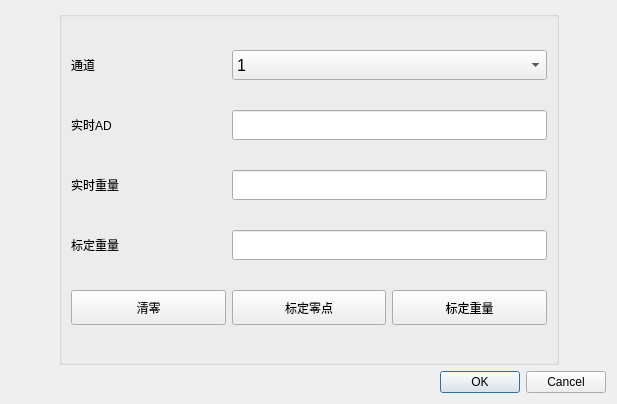
<?xml version="1.0" encoding="UTF-8"?>
<ui version="4.0">
 <class>DialogCalib</class>
 <widget class="QDialog" name="DialogCalib">
  <property name="geometry">
   <rect>
    <x>0</x>
    <y>0</y>
    <width>617</width>
    <height>404</height>
   </rect>
  </property>
  <property name="windowTitle">
   <string>Dialog</string>
  </property>
  <layout class="QVBoxLayout" name="verticalLayout">
   <item>
    <layout class="QHBoxLayout" name="horizontalLayout_4">
     <item>
      <spacer name="horizontalSpacer_4">
       <property name="orientation">
        <enum>Qt::Horizontal</enum>
       </property>
       <property name="sizeHint" stdset="0">
        <size>
         <width>40</width>
         <height>20</height>
        </size>
       </property>
      </spacer>
     </item>
     <item>
      <widget class="QGroupBox" name="groupBox_9">
       <property name="minimumSize">
        <size>
         <width>500</width>
         <height>0</height>
        </size>
       </property>
       <property name="title">
        <string/>
       </property>
       <layout class="QGridLayout" name="gridLayout_5">
        <item row="0" column="0">
         <widget class="QLabel" name="label_3">
          <property name="text">
           <string>通道</string>
          </property>
         </widget>
        </item>
        <item row="0" column="1" colspan="2">
         <widget class="QComboBox" name="cbxChan">
          <property name="minimumSize">
           <size>
            <width>0</width>
            <height>30</height>
           </size>
          </property>
          <property name="font">
           <font>
            <family>Arial</family>
            <pointsize>12</pointsize>
           </font>
          </property>
          <item>
           <property name="text">
            <string>1</string>
           </property>
          </item>
          <item>
           <property name="text">
            <string>2</string>
           </property>
          </item>
          <item>
           <property name="text">
            <string>3</string>
           </property>
          </item>
          <item>
           <property name="text">
            <string>4</string>
           </property>
          </item>
          <item>
           <property name="text">
            <string>5</string>
           </property>
          </item>
          <item>
           <property name="text">
            <string>6</string>
           </property>
          </item>
          <item>
           <property name="text">
            <string>7</string>
           </property>
          </item>
          <item>
           <property name="text">
            <string>8</string>
           </property>
          </item>
         </widget>
        </item>
        <item row="1" column="0">
         <widget class="QLabel" name="label_5">
          <property name="text">
           <string>实时AD</string>
          </property>
         </widget>
        </item>
        <item row="1" column="1" colspan="2">
         <widget class="QLineEdit" name="edtRtAd">
          <property name="minimumSize">
           <size>
            <width>0</width>
            <height>30</height>
           </size>
          </property>
          <property name="font">
           <font>
            <family>Arial</family>
            <pointsize>12</pointsize>
           </font>
          </property>
         </widget>
        </item>
        <item row="2" column="0">
         <widget class="QLabel" name="label_6">
          <property name="text">
           <string>实时重量</string>
          </property>
         </widget>
        </item>
        <item row="2" column="1" colspan="2">
         <widget class="QLineEdit" name="edtrtWgt">
          <property name="minimumSize">
           <size>
            <width>0</width>
            <height>30</height>
           </size>
          </property>
          <property name="font">
           <font>
            <family>Arial</family>
            <pointsize>12</pointsize>
           </font>
          </property>
         </widget>
        </item>
        <item row="3" column="0">
         <widget class="QLabel" name="label_4">
          <property name="text">
           <string>标定重量</string>
          </property>
         </widget>
        </item>
        <item row="3" column="1" colspan="2">
         <widget class="QLineEdit" name="edtCalibWet">
          <property name="minimumSize">
           <size>
            <width>0</width>
            <height>30</height>
           </size>
          </property>
          <property name="font">
           <font>
            <family>Arial</family>
            <pointsize>12</pointsize>
           </font>
          </property>
         </widget>
        </item>
        <item row="4" column="1">
         <widget class="QPushButton" name="btnCalibZero">
          <property name="minimumSize">
           <size>
            <width>0</width>
            <height>35</height>
           </size>
          </property>
          <property name="text">
           <string>标定零点</string>
          </property>
         </widget>
        </item>
        <item row="4" column="2">
         <widget class="QPushButton" name="btnCalibWet">
          <property name="minimumSize">
           <size>
            <width>0</width>
            <height>35</height>
           </size>
          </property>
          <property name="text">
           <string>标定重量</string>
          </property>
         </widget>
        </item>
        <item row="4" column="0">
         <widget class="QPushButton" name="btnResetZero">
          <property name="minimumSize">
           <size>
            <width>0</width>
            <height>35</height>
           </size>
          </property>
          <property name="text">
           <string>清零</string>
          </property>
         </widget>
        </item>
       </layout>
      </widget>
     </item>
     <item>
      <spacer name="horizontalSpacer_5">
       <property name="orientation">
        <enum>Qt::Horizontal</enum>
       </property>
       <property name="sizeHint" stdset="0">
        <size>
         <width>40</width>
         <height>20</height>
        </size>
       </property>
      </spacer>
     </item>
    </layout>
   </item>
   <item>
    <widget class="QDialogButtonBox" name="buttonBox">
     <property name="orientation">
      <enum>Qt::Horizontal</enum>
     </property>
     <property name="standardButtons">
      <set>QDialogButtonBox::Cancel|QDialogButtonBox::Ok</set>
     </property>
    </widget>
   </item>
  </layout>
 </widget>
 <resources/>
 <connections>
  <connection>
   <sender>buttonBox</sender>
   <signal>accepted()</signal>
   <receiver>DialogCalib</receiver>
   <slot>accept()</slot>
   <hints>
    <hint type="sourcelabel">
     <x>248</x>
     <y>254</y>
    </hint>
    <hint type="destinationlabel">
     <x>157</x>
     <y>274</y>
    </hint>
   </hints>
  </connection>
  <connection>
   <sender>buttonBox</sender>
   <signal>rejected()</signal>
   <receiver>DialogCalib</receiver>
   <slot>reject()</slot>
   <hints>
    <hint type="sourcelabel">
     <x>316</x>
     <y>260</y>
    </hint>
    <hint type="destinationlabel">
     <x>286</x>
     <y>274</y>
    </hint>
   </hints>
  </connection>
 </connections>
</ui>
